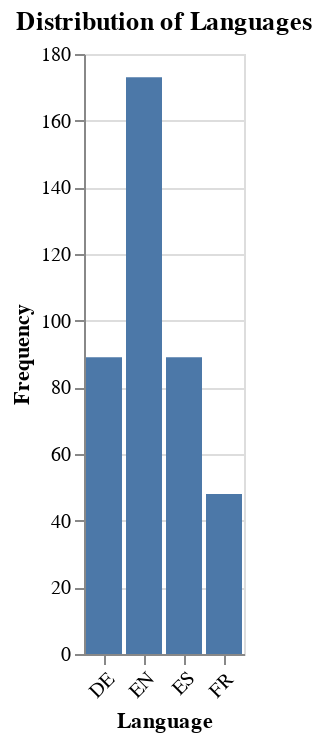

Here is the notebook cell this chart was saved with:
### Code cell
# Inspect the disttribution of languages
language_counts = df['language'].value_counts().reset_index()
language_counts.columns = ['Language', 'Frequency']

chart = alt.Chart(language_counts).mark_bar().encode(
    x=alt.X('Language', axis=alt.Axis(labelAngle=-45)),
    y=alt.Y('Frequency:Q'),
    tooltip=['Language', 'Frequency']
).properties(
    title='Distribution of Languages'
).interactive()

chart.display()

### Figure 1 — Vega-Lite specification as saved in the notebook (floating-point values rounded to 4 significant figures)
{"config": {"view": {"continuousWidth": 300, "continuousHeight": 300}}, "data": {"name": "data-0a51f4443c9b44a93a3311e60f3fce2f"}, "mark": {"type": "bar"}, "encoding": {"tooltip": [{"field": "Language", "type": "nominal"}, {"field": "Frequency", "type": "quantitative"}], "x": {"axis": {"labelAngle": -45}, "field": "Language", "type": "nominal"}, "y": {"field": "Frequency", "type": "quantitative"}}, "params": [{"name": "param_3", "select": {"type": "interval", "encodings": ["x", "y"]}, "bind": "scales"}], "title": "Distribution of Languages", "$schema": "https://vega.github.io/schema/vega-lite/v5.17.0.json", "datasets": {"data-0a51f4443c9b44a93a3311e60f3fce2f": [{"Language": "EN", "Frequency": 173}, {"Language": "DE", "Frequency": 89}, {"Language": "ES", "Frequency": 89}, {"Language": "FR", "Frequency": 48}]}}
